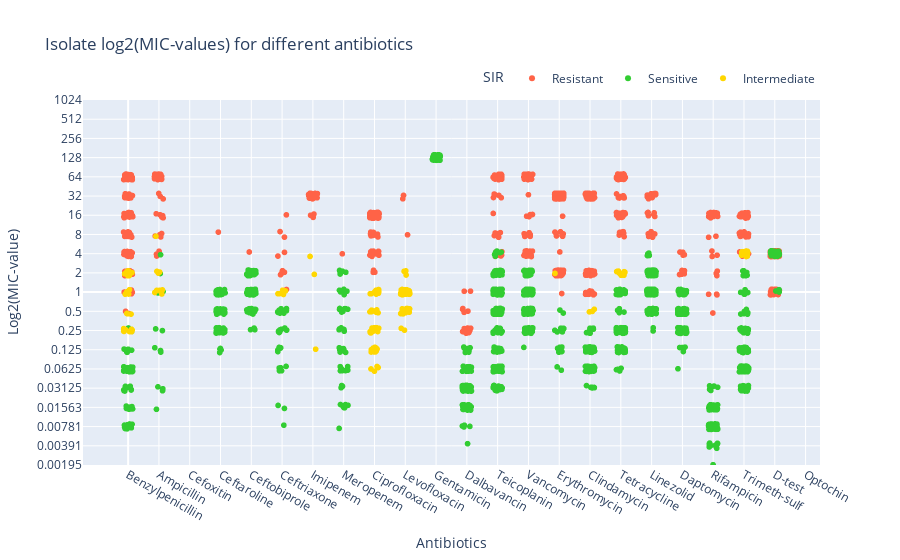

The cell this chart's notebook holds for it:
### Code cell
def main():
    # Load files
    chosen_isolates_list = pd.read_csv("Chosen_isolates_list.csv")
    CIB = pd.ExcelFile("CIB_TF-data_AllIsolates_20230302.xlsx")
    matrix_EU = pd.read_excel(CIB, "matrix EU")
    
    # Rename a long name for plotting purposes
    matrix_EU.rename(columns={"Trimethoprim-sulfamethoxazole": "Trimeth-sulf"}, inplace=True)
    
    
    # Select isolates
    chosen_isolates = extract_chosen_isolates(chosen_isolates_list, matrix_EU)
    
    # List of antiiotic names
    antibiotics = list(chosen_isolates.columns[3:])    
     
    # Extract all SIRs for an antibiotic.
    chosen_isolates_SIR = extract_SIR(chosen_isolates, antibiotics)
    
    # Remove the tuples that have None in their SIR data
    filtered_chosen_isolates_SIR = filter_mic_values(chosen_isolates_SIR)
    
    # Extract the mic-values of each isolate for each antibiotic.
    mic_data = extract_mic_data(filtered_chosen_isolates_SIR, antibiotics)
    
    plotly_dotplot(antibiotics, mic_data)
if __name__ == "__main__":
    main()

### Figure 1 — Plotly figure (JSON) as saved in the notebook; plotly's stock layout.template omitted (floating-point values rounded to 4 significant figures; data arrays with more than 128 entries replaced by an {"elided": "..."} marker saying what was removed)
{"data": [{"customdata": {"elided": "1419x2 mixed values"}, "hovertemplate": "<b>%{hovertext}</b><br><br>SIR=Resistant<br>Log2(MIC-value)=%{y:.0f}<br>Scale=%{customdata[0]}<br>Pathogen=%{customdata[1]}<extra></extra>", "hovertext": {"elided": "1419 str values"}, "legendgroup": "Resistant", "marker": {"color": "tomato", "symbol": "circle"}, "mode": "markers", "name": "Resistant", "showlegend": true, "type": "scattergl", "x": {"elided": "1419 float values"}, "xaxis": "x", "y": {"elided": "1419 float values"}, "yaxis": "y"}, {"customdata": {"elided": "2369x2 mixed values"}, "hovertemplate": "<b>%{hovertext}</b><br><br>SIR=Sensitive<br>Log2(MIC-value)=%{y:.0f}<br>Scale=%{customdata[0]}<br>Pathogen=%{customdata[1]}<extra></extra>", "hovertext": {"elided": "2369 str values"}, "legendgroup": "Sensitive", "marker": {"color": "limegreen", "symbol": "circle"}, "mode": "markers", "name": "Sensitive", "showlegend": true, "type": "scattergl", "x": {"elided": "2369 float values"}, "xaxis": "x", "y": {"elided": "2369 float values"}, "yaxis": "y"}, {"customdata": {"elided": "205x2 mixed values"}, "hovertemplate": "<b>%{hovertext}</b><br><br>SIR=Intermediate<br>Log2(MIC-value)=%{y:.0f}<br>Scale=%{customdata[0]}<br>Pathogen=%{customdata[1]}<extra></extra>", "hovertext": {"elided": "205 str values"}, "legendgroup": "Intermediate", "marker": {"color": "gold", "symbol": "circle"}, "mode": "markers", "name": "Intermediate", "showlegend": true, "type": "scattergl", "x": {"elided": "205 float values"}, "xaxis": "x", "y": {"elided": "205 float values"}, "yaxis": "y"}], "layout": {"legend": {"orientation": "h", "title": {"text": "SIR"}, "tracegroupgap": 0, "x": 1, "xanchor": "right", "y": 1.02, "yanchor": "bottom"}, "title": {"text": "Isolate log2(MIC-values) for different antibiotics"}, "xaxis": {"anchor": "y", "domain": [0, 1], "tickmode": "array", "ticktext": ["Benzylpenicillin", "Ampicillin", "Cefoxitin", "Ceftaroline", "Ceftobiprole", "Ceftriaxone", "Imipenem", "Meropenem", "Ciprofloxacin", "Levofloxacin", "Gentamicin", "Dalbavancin", "Teicoplanin", "Vancomycin", "Erythromycin", "Clindamycin", "Tetracycline", "Linezolid", "Daptomycin", "Rifampicin", "Trimeth-sulf", "D-test", "Optochin"], "tickvals": [0, 1, 2, 3, 4, 5, 6, 7, 8, 9, 10, 11, 12, 13, 14, 15, 16, 17, 18, 19, 20, 21, 22], "title": {"text": "Antibiotics"}}, "yaxis": {"anchor": "x", "domain": [0, 1], "range": [-9, 10], "tickmode": "array", "ticktext": ["0.00195", "0.00391", "0.00781", "0.01563", "0.03125", "0.0625", "0.125", "0.25", "0.5", "1", "2", "4", "8", "16", "32", "64", "128", "256", "512", "1024"], "tickvals": [-9, -8, -7, -6, -5, -4, -3, -2, -1, 0, 1, 2, 3, 4, 5, 6, 7, 8, 9, 10], "title": {"text": "Log2(MIC-value)"}}}}
